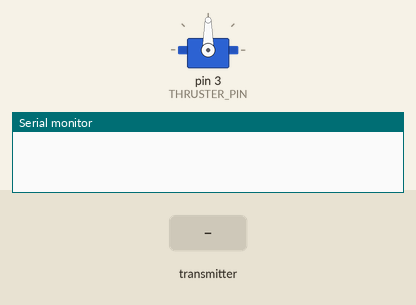
Recording of a sketch running on a simulated Arduino Uno, built with avr-gcc and run on an emulated ATmega328P. Parts: servo, the last lines printed to the serial monitor. The inputs (shaded band) are chosen by the test bench. No radio packets arrive unless stated.

Above: at 1.2 s.
1.3 s: the transmitter starts sending xy.1 = 256
At 2.1 s:
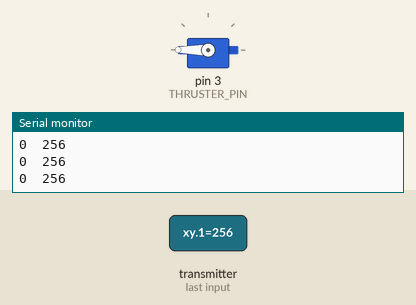
2.8 s: the transmitter starts sending xy.1 = 512
At 3.5 s:
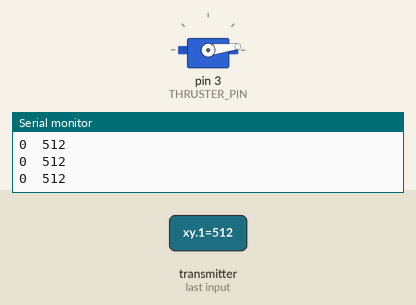
4.3 s: the transmitter starts sending xy.1 = 1023
At 4.9 s:
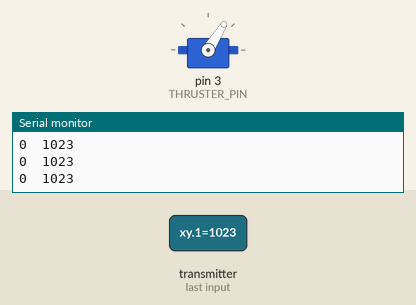
5.8 s: the transmitter starts sending xy.1 = 0
At 6.8 s:
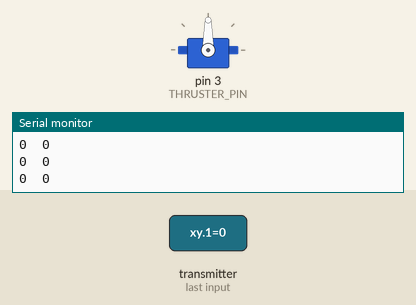
Timing chart, 0 to 8.3 s (numbered marks = the images above; inputs shaded):
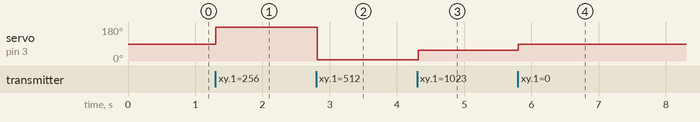

The sketch:

kitefoil_receiver_01.ino
```cpp
/*
*  Wireless remote controller receiver with Grayhill 67A joystick and nRF24L01+ radios
*  Based on Teensy Examples
*  July 2018 Robbie Edwards
*/

#include <SPI.h>
#include <RF24.h>
#include <Servo.h>
#define THRUSTER_PIN 3

RF24 radio(9,10);
int xy[] = {0,0};
Servo m1;
int thruster_out = 90;
int missCount = 11;

byte addresses[][6] = {"1Node","2Node"};

void setup() {
  Serial.begin(115200);
  m1.attach(THRUSTER_PIN);
  radio.begin();
//  radio.setPALevel(RF_PA_LOW);
  radio.openReadingPipe(1,addresses[1]);
  radio.startListening();

}

void loop() {
  if (missCount > 10) thruster_out = 90; // If we don't receive anything for 10 cycles, set throttle to neutral
  if( radio.available()){

      while (radio.available()) {
        radio.read( &xy, sizeof(xy) );
      }

      Serial.print(xy[0]);Serial.print("  "); Serial.println(xy[1]);
      thruster_out = map(xy[1],-80,80,8,172);  // map the joystick output to the servo range
      missCount = 0;
   }
   else missCount = missCount + 1;

   if (thruster_out < 90) thruster_out = 90; // Don't allow reverse
   m1.write(thruster_out);
   delay(20);
}
```

Measured:
- after the input at 1.3 s, servo on pin 3 (THRUSTER_PIN): 90° → 180° at once
- after the input at 2.8 s, servo on pin 3 (THRUSTER_PIN): 180° → 7° at once
- after the input at 4.3 s, servo on pin 3 (THRUSTER_PIN): 7° → 58° at once
- after the input at 5.8 s, servo on pin 3 (THRUSTER_PIN): 58° → 90° at once
